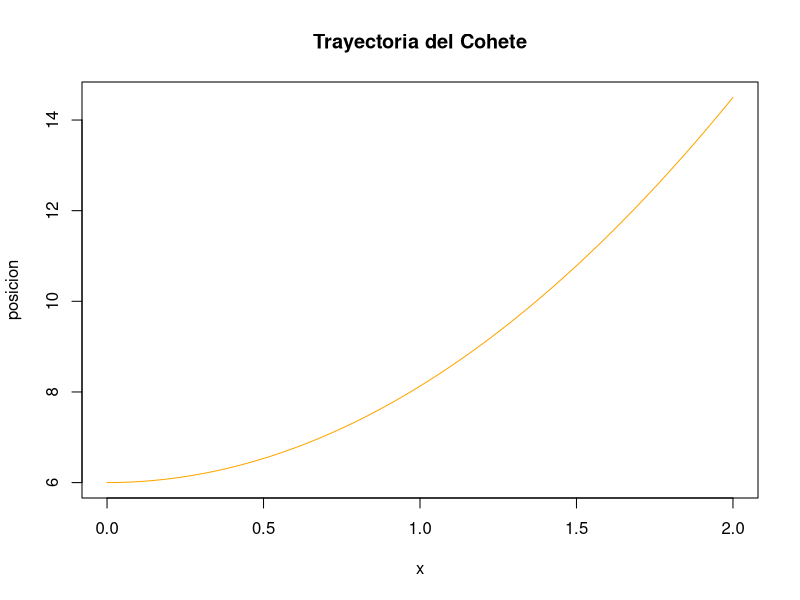

The R script that drew this image:
# Problema del Cohete 
f = function()
{
  t = 0
  posicion = function(t){6+(2.13 * (t^2)) - (0.0013 * (t^4))}
  funcion = 6+(2.13 * (t^2)) - (0.0013 * (t^4))
  resultado = 6+2.13*((t+1)^2)-0.0013*((t+1)^4)
  arreglos = c(0)
  
  while(funcion < resultado){
    
    t =t+1
    
    funcion = 6+2.13*(t^2)-0.0013*(t^4)
    
    resultado = 6+2.13*((t+1)^2)-0.0013*((t+1)^4)
    
  }
  plot(posicion, xlim = c(0,2), main = "Trayectoria del Cohete",col ="orange")
  
  cat("La altura mayor alcanzada es :",funcion," metros")
  
  
}
f()




